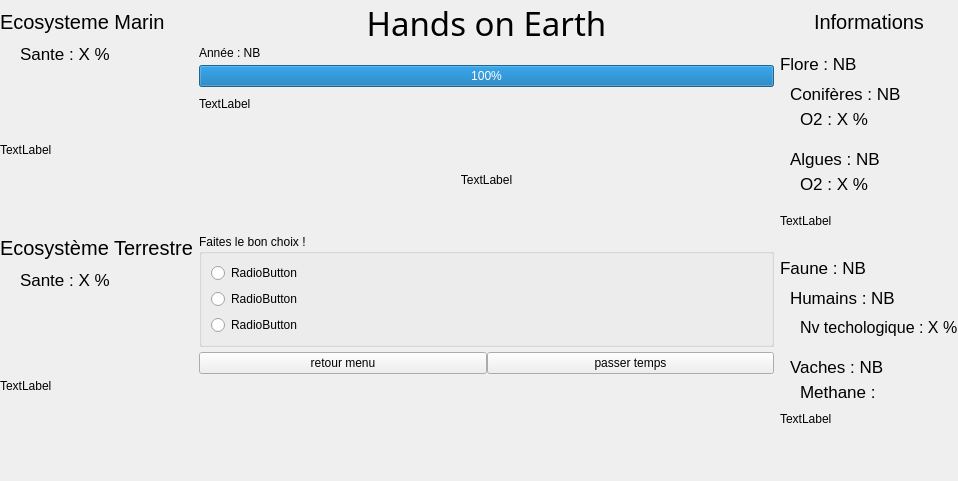
<?xml version="1.0" encoding="UTF-8"?>
<ui version="4.0">
 <class>fenetre2</class>
 <widget class="QMainWindow" name="fenetre2">
  <property name="geometry">
   <rect>
    <x>0</x>
    <y>0</y>
    <width>958</width>
    <height>481</height>
   </rect>
  </property>
  <property name="windowTitle">
   <string>MainWindow</string>
  </property>
  <widget class="QWidget" name="centralwidget">
   <property name="sizePolicy">
    <sizepolicy hsizetype="Expanding" vsizetype="Ignored">
     <horstretch>0</horstretch>
     <verstretch>0</verstretch>
    </sizepolicy>
   </property>
   <layout class="QGridLayout" name="gridLayout">
    <property name="sizeConstraint">
     <enum>QLayout::SetNoConstraint</enum>
    </property>
    <property name="leftMargin">
     <number>0</number>
    </property>
    <property name="topMargin">
     <number>0</number>
    </property>
    <property name="rightMargin">
     <number>0</number>
    </property>
    <property name="horizontalSpacing">
     <number>6</number>
    </property>
    <property name="verticalSpacing">
     <number>0</number>
    </property>
    <item row="0" column="0">
     <layout class="QVBoxLayout" name="verticalLayout_4">
      <item>
       <spacer name="verticalSpacer_22">
        <property name="orientation">
         <enum>Qt::Vertical</enum>
        </property>
        <property name="sizeType">
         <enum>QSizePolicy::Fixed</enum>
        </property>
        <property name="sizeHint" stdset="0">
         <size>
          <width>20</width>
          <height>10</height>
         </size>
        </property>
       </spacer>
      </item>
      <item>
       <widget class="QLabel" name="P1_Eco_Marin">
        <property name="sizePolicy">
         <sizepolicy hsizetype="Minimum" vsizetype="Fixed">
          <horstretch>0</horstretch>
          <verstretch>0</verstretch>
         </sizepolicy>
        </property>
        <property name="font">
         <font>
          <pointsize>15</pointsize>
         </font>
        </property>
        <property name="text">
         <string>Ecosysteme Marin</string>
        </property>
       </widget>
      </item>
      <item>
       <spacer name="verticalSpacer_23">
        <property name="orientation">
         <enum>Qt::Vertical</enum>
        </property>
        <property name="sizeType">
         <enum>QSizePolicy::Fixed</enum>
        </property>
        <property name="sizeHint" stdset="0">
         <size>
          <width>20</width>
          <height>10</height>
         </size>
        </property>
       </spacer>
      </item>
      <item>
       <widget class="QLabel" name="P1_Eco_Marin_Sante">
        <property name="sizePolicy">
         <sizepolicy hsizetype="Minimum" vsizetype="Fixed">
          <horstretch>0</horstretch>
          <verstretch>0</verstretch>
         </sizepolicy>
        </property>
        <property name="font">
         <font>
          <pointsize>13</pointsize>
         </font>
        </property>
        <property name="text">
         <string>Sante : X %</string>
        </property>
        <property name="alignment">
         <set>Qt::AlignLeading|Qt::AlignLeft|Qt::AlignVCenter</set>
        </property>
        <property name="margin">
         <number>0</number>
        </property>
        <property name="indent">
         <number>20</number>
        </property>
       </widget>
      </item>
      <item>
       <widget class="QLabel" name="P1_Image_Dory">
        <property name="sizePolicy">
         <sizepolicy hsizetype="Ignored" vsizetype="MinimumExpanding">
          <horstretch>0</horstretch>
          <verstretch>0</verstretch>
         </sizepolicy>
        </property>
        <property name="text">
         <string>TextLabel</string>
        </property>
       </widget>
      </item>
      <item>
       <widget class="QLabel" name="P1_Eco_Terre">
        <property name="sizePolicy">
         <sizepolicy hsizetype="Minimum" vsizetype="Fixed">
          <horstretch>0</horstretch>
          <verstretch>0</verstretch>
         </sizepolicy>
        </property>
        <property name="font">
         <font>
          <pointsize>15</pointsize>
         </font>
        </property>
        <property name="text">
         <string>Ecosystème Terrestre</string>
        </property>
       </widget>
      </item>
      <item>
       <spacer name="verticalSpacer_24">
        <property name="orientation">
         <enum>Qt::Vertical</enum>
        </property>
        <property name="sizeType">
         <enum>QSizePolicy::Fixed</enum>
        </property>
        <property name="sizeHint" stdset="0">
         <size>
          <width>20</width>
          <height>10</height>
         </size>
        </property>
       </spacer>
      </item>
      <item>
       <widget class="QLabel" name="P1_Eco_Terre_Sante">
        <property name="sizePolicy">
         <sizepolicy hsizetype="Minimum" vsizetype="Fixed">
          <horstretch>0</horstretch>
          <verstretch>0</verstretch>
         </sizepolicy>
        </property>
        <property name="font">
         <font>
          <pointsize>13</pointsize>
         </font>
        </property>
        <property name="text">
         <string>Sante : X %</string>
        </property>
        <property name="alignment">
         <set>Qt::AlignLeading|Qt::AlignLeft|Qt::AlignVCenter</set>
        </property>
        <property name="indent">
         <number>20</number>
        </property>
       </widget>
      </item>
      <item>
       <spacer name="verticalSpacer_25">
        <property name="orientation">
         <enum>Qt::Vertical</enum>
        </property>
        <property name="sizeType">
         <enum>QSizePolicy::Fixed</enum>
        </property>
        <property name="sizeHint" stdset="0">
         <size>
          <width>20</width>
          <height>10</height>
         </size>
        </property>
       </spacer>
      </item>
      <item>
       <widget class="QLabel" name="P1_Eco_Terre_Image">
        <property name="sizePolicy">
         <sizepolicy hsizetype="Ignored" vsizetype="MinimumExpanding">
          <horstretch>0</horstretch>
          <verstretch>0</verstretch>
         </sizepolicy>
        </property>
        <property name="text">
         <string>TextLabel</string>
        </property>
       </widget>
      </item>
      <item>
       <spacer name="horizontalSpacer_2">
        <property name="orientation">
         <enum>Qt::Horizontal</enum>
        </property>
        <property name="sizeType">
         <enum>QSizePolicy::Fixed</enum>
        </property>
        <property name="sizeHint" stdset="0">
         <size>
          <width>150</width>
          <height>0</height>
         </size>
        </property>
       </spacer>
      </item>
     </layout>
    </item>
    <item row="0" column="1">
     <layout class="QVBoxLayout" name="verticalLayout_2">
      <item>
       <widget class="QLabel" name="P2_Terre">
        <property name="sizePolicy">
         <sizepolicy hsizetype="Preferred" vsizetype="Fixed">
          <horstretch>0</horstretch>
          <verstretch>0</verstretch>
         </sizepolicy>
        </property>
        <property name="font">
         <font>
          <family>Sahadeva</family>
          <pointsize>25</pointsize>
         </font>
        </property>
        <property name="text">
         <string>Hands on Earth</string>
        </property>
        <property name="alignment">
         <set>Qt::AlignCenter</set>
        </property>
       </widget>
      </item>
      <item>
       <widget class="QLabel" name="P2_Temps">
        <property name="sizePolicy">
         <sizepolicy hsizetype="Fixed" vsizetype="Fixed">
          <horstretch>0</horstretch>
          <verstretch>0</verstretch>
         </sizepolicy>
        </property>
        <property name="text">
         <string>&lt;html&gt;&lt;head/&gt;&lt;body&gt;&lt;p&gt;Année : NB&lt;/p&gt;&lt;/body&gt;&lt;/html&gt;</string>
        </property>
       </widget>
      </item>
      <item>
       <spacer name="verticalSpacer_14">
        <property name="orientation">
         <enum>Qt::Vertical</enum>
        </property>
        <property name="sizeType">
         <enum>QSizePolicy::Fixed</enum>
        </property>
        <property name="sizeHint" stdset="0">
         <size>
          <width>20</width>
          <height>5</height>
         </size>
        </property>
       </spacer>
      </item>
      <item>
       <widget class="QProgressBar" name="progressBar">
        <property name="value">
         <number>100</number>
        </property>
       </widget>
      </item>
      <item>
       <spacer name="verticalSpacer_16">
        <property name="orientation">
         <enum>Qt::Vertical</enum>
        </property>
        <property name="sizeType">
         <enum>QSizePolicy::Fixed</enum>
        </property>
        <property name="sizeHint" stdset="0">
         <size>
          <width>0</width>
          <height>10</height>
         </size>
        </property>
       </spacer>
      </item>
      <item>
       <widget class="QLabel" name="P2_Texte_Evev">
        <property name="sizePolicy">
         <sizepolicy hsizetype="Ignored" vsizetype="Fixed">
          <horstretch>0</horstretch>
          <verstretch>0</verstretch>
         </sizepolicy>
        </property>
        <property name="text">
         <string>TextLabel</string>
        </property>
        <property name="scaledContents">
         <bool>true</bool>
        </property>
        <property name="alignment">
         <set>Qt::AlignLeading|Qt::AlignLeft|Qt::AlignTop</set>
        </property>
        <property name="wordWrap">
         <bool>true</bool>
        </property>
       </widget>
      </item>
      <item>
       <spacer name="verticalSpacer_27">
        <property name="orientation">
         <enum>Qt::Vertical</enum>
        </property>
        <property name="sizeType">
         <enum>QSizePolicy::Fixed</enum>
        </property>
        <property name="sizeHint" stdset="0">
         <size>
          <width>0</width>
          <height>20</height>
         </size>
        </property>
       </spacer>
      </item>
      <item>
       <widget class="QLabel" name="P2_Image">
        <property name="sizePolicy">
         <sizepolicy hsizetype="MinimumExpanding" vsizetype="MinimumExpanding">
          <horstretch>0</horstretch>
          <verstretch>0</verstretch>
         </sizepolicy>
        </property>
        <property name="text">
         <string>TextLabel</string>
        </property>
        <property name="alignment">
         <set>Qt::AlignCenter</set>
        </property>
       </widget>
      </item>
      <item>
       <spacer name="verticalSpacer_28">
        <property name="orientation">
         <enum>Qt::Vertical</enum>
        </property>
        <property name="sizeType">
         <enum>QSizePolicy::Fixed</enum>
        </property>
        <property name="sizeHint" stdset="0">
         <size>
          <width>0</width>
          <height>5</height>
         </size>
        </property>
       </spacer>
      </item>
      <item>
       <widget class="QGroupBox" name="P2_GroupBox">
        <property name="title">
         <string>Faites le bon choix !</string>
        </property>
        <layout class="QVBoxLayout" name="verticalLayout_3">
         <item>
          <widget class="QRadioButton" name="P2_button_choix1">
           <property name="text">
            <string>RadioButton</string>
           </property>
          </widget>
         </item>
         <item>
          <widget class="QRadioButton" name="P2_button_choix2">
           <property name="text">
            <string>RadioButton</string>
           </property>
          </widget>
         </item>
         <item>
          <widget class="QRadioButton" name="P2_button_choix3">
           <property name="text">
            <string>RadioButton</string>
           </property>
          </widget>
         </item>
        </layout>
       </widget>
      </item>
      <item>
       <spacer name="verticalSpacer_17">
        <property name="orientation">
         <enum>Qt::Vertical</enum>
        </property>
        <property name="sizeType">
         <enum>QSizePolicy::Fixed</enum>
        </property>
        <property name="sizeHint" stdset="0">
         <size>
          <width>0</width>
          <height>5</height>
         </size>
        </property>
       </spacer>
      </item>
      <item>
       <layout class="QHBoxLayout" name="horizontalLayout">
        <item>
         <widget class="QPushButton" name="bouton_fenetre2">
          <property name="text">
           <string>retour menu</string>
          </property>
         </widget>
        </item>
        <item>
         <widget class="QPushButton" name="bouton_action">
          <property name="text">
           <string>passer temps</string>
          </property>
         </widget>
        </item>
       </layout>
      </item>
      <item>
       <spacer name="verticalSpacer_21">
        <property name="orientation">
         <enum>Qt::Vertical</enum>
        </property>
        <property name="sizeType">
         <enum>QSizePolicy::MinimumExpanding</enum>
        </property>
        <property name="sizeHint" stdset="0">
         <size>
          <width>20</width>
          <height>30</height>
         </size>
        </property>
       </spacer>
      </item>
     </layout>
    </item>
    <item row="0" column="2">
     <layout class="QVBoxLayout" name="verticalLayout">
      <property name="spacing">
       <number>0</number>
      </property>
      <property name="sizeConstraint">
       <enum>QLayout::SetNoConstraint</enum>
      </property>
      <item>
       <spacer name="verticalSpacer_2">
        <property name="orientation">
         <enum>Qt::Vertical</enum>
        </property>
        <property name="sizeType">
         <enum>QSizePolicy::Fixed</enum>
        </property>
        <property name="sizeHint" stdset="0">
         <size>
          <width>20</width>
          <height>10</height>
         </size>
        </property>
       </spacer>
      </item>
      <item>
       <widget class="QLabel" name="P3_Titre">
        <property name="sizePolicy">
         <sizepolicy hsizetype="Preferred" vsizetype="Fixed">
          <horstretch>0</horstretch>
          <verstretch>0</verstretch>
         </sizepolicy>
        </property>
        <property name="font">
         <font>
          <pointsize>15</pointsize>
         </font>
        </property>
        <property name="text">
         <string>Informations</string>
        </property>
        <property name="alignment">
         <set>Qt::AlignCenter</set>
        </property>
       </widget>
      </item>
      <item>
       <spacer name="verticalSpacer">
        <property name="orientation">
         <enum>Qt::Vertical</enum>
        </property>
        <property name="sizeType">
         <enum>QSizePolicy::Fixed</enum>
        </property>
        <property name="sizeHint" stdset="0">
         <size>
          <width>20</width>
          <height>20</height>
         </size>
        </property>
       </spacer>
      </item>
      <item>
       <widget class="QLabel" name="P3_Flore">
        <property name="sizePolicy">
         <sizepolicy hsizetype="Preferred" vsizetype="Fixed">
          <horstretch>0</horstretch>
          <verstretch>0</verstretch>
         </sizepolicy>
        </property>
        <property name="font">
         <font>
          <pointsize>13</pointsize>
         </font>
        </property>
        <property name="text">
         <string>Flore : NB</string>
        </property>
       </widget>
      </item>
      <item>
       <spacer name="verticalSpacer_10">
        <property name="orientation">
         <enum>Qt::Vertical</enum>
        </property>
        <property name="sizeType">
         <enum>QSizePolicy::Fixed</enum>
        </property>
        <property name="sizeHint" stdset="0">
         <size>
          <width>20</width>
          <height>5</height>
         </size>
        </property>
       </spacer>
      </item>
      <item>
       <spacer name="verticalSpacer_11">
        <property name="orientation">
         <enum>Qt::Vertical</enum>
        </property>
        <property name="sizeType">
         <enum>QSizePolicy::Fixed</enum>
        </property>
        <property name="sizeHint" stdset="0">
         <size>
          <width>20</width>
          <height>5</height>
         </size>
        </property>
       </spacer>
      </item>
      <item>
       <widget class="QLabel" name="P3_Conifere">
        <property name="sizePolicy">
         <sizepolicy hsizetype="Fixed" vsizetype="Fixed">
          <horstretch>0</horstretch>
          <verstretch>0</verstretch>
         </sizepolicy>
        </property>
        <property name="font">
         <font>
          <pointsize>13</pointsize>
         </font>
        </property>
        <property name="text">
         <string>Conifères : NB</string>
        </property>
        <property name="indent">
         <number>10</number>
        </property>
       </widget>
      </item>
      <item>
       <spacer name="verticalSpacer_5">
        <property name="orientation">
         <enum>Qt::Vertical</enum>
        </property>
        <property name="sizeType">
         <enum>QSizePolicy::Fixed</enum>
        </property>
        <property name="sizeHint" stdset="0">
         <size>
          <width>20</width>
          <height>5</height>
         </size>
        </property>
       </spacer>
      </item>
      <item>
       <widget class="QLabel" name="P3_Conifere_O2">
        <property name="sizePolicy">
         <sizepolicy hsizetype="Fixed" vsizetype="Fixed">
          <horstretch>0</horstretch>
          <verstretch>0</verstretch>
         </sizepolicy>
        </property>
        <property name="font">
         <font>
          <pointsize>13</pointsize>
         </font>
        </property>
        <property name="text">
         <string>O2 : X %</string>
        </property>
        <property name="alignment">
         <set>Qt::AlignLeading|Qt::AlignLeft|Qt::AlignVCenter</set>
        </property>
        <property name="indent">
         <number>20</number>
        </property>
       </widget>
      </item>
      <item>
       <spacer name="verticalSpacer_3">
        <property name="orientation">
         <enum>Qt::Vertical</enum>
        </property>
        <property name="sizeType">
         <enum>QSizePolicy::Fixed</enum>
        </property>
        <property name="sizeHint" stdset="0">
         <size>
          <width>20</width>
          <height>20</height>
         </size>
        </property>
       </spacer>
      </item>
      <item>
       <widget class="QLabel" name="P3_Algue">
        <property name="sizePolicy">
         <sizepolicy hsizetype="Fixed" vsizetype="Fixed">
          <horstretch>0</horstretch>
          <verstretch>0</verstretch>
         </sizepolicy>
        </property>
        <property name="font">
         <font>
          <pointsize>13</pointsize>
         </font>
        </property>
        <property name="text">
         <string>Algues : NB</string>
        </property>
        <property name="indent">
         <number>10</number>
        </property>
       </widget>
      </item>
      <item>
       <spacer name="verticalSpacer_6">
        <property name="orientation">
         <enum>Qt::Vertical</enum>
        </property>
        <property name="sizeType">
         <enum>QSizePolicy::Fixed</enum>
        </property>
        <property name="sizeHint" stdset="0">
         <size>
          <width>20</width>
          <height>5</height>
         </size>
        </property>
       </spacer>
      </item>
      <item>
       <widget class="QLabel" name="P3_Algue_O2">
        <property name="sizePolicy">
         <sizepolicy hsizetype="Fixed" vsizetype="Fixed">
          <horstretch>0</horstretch>
          <verstretch>0</verstretch>
         </sizepolicy>
        </property>
        <property name="font">
         <font>
          <pointsize>13</pointsize>
         </font>
        </property>
        <property name="text">
         <string>O2 : X %</string>
        </property>
        <property name="alignment">
         <set>Qt::AlignLeading|Qt::AlignLeft|Qt::AlignVCenter</set>
        </property>
        <property name="indent">
         <number>20</number>
        </property>
       </widget>
      </item>
      <item>
       <spacer name="verticalSpacer_26">
        <property name="orientation">
         <enum>Qt::Vertical</enum>
        </property>
        <property name="sizeType">
         <enum>QSizePolicy::Fixed</enum>
        </property>
        <property name="sizeHint" stdset="0">
         <size>
          <width>20</width>
          <height>20</height>
         </size>
        </property>
       </spacer>
      </item>
      <item>
       <widget class="QLabel" name="P3_Image_Foret">
        <property name="text">
         <string>TextLabel</string>
        </property>
       </widget>
      </item>
      <item>
       <spacer name="verticalSpacer_4">
        <property name="orientation">
         <enum>Qt::Vertical</enum>
        </property>
        <property name="sizeType">
         <enum>QSizePolicy::Fixed</enum>
        </property>
        <property name="sizeHint" stdset="0">
         <size>
          <width>20</width>
          <height>30</height>
         </size>
        </property>
       </spacer>
      </item>
      <item>
       <widget class="QLabel" name="P3_Faune">
        <property name="sizePolicy">
         <sizepolicy hsizetype="Fixed" vsizetype="Fixed">
          <horstretch>0</horstretch>
          <verstretch>0</verstretch>
         </sizepolicy>
        </property>
        <property name="font">
         <font>
          <pointsize>13</pointsize>
         </font>
        </property>
        <property name="text">
         <string>Faune : NB</string>
        </property>
       </widget>
      </item>
      <item>
       <spacer name="verticalSpacer_12">
        <property name="orientation">
         <enum>Qt::Vertical</enum>
        </property>
        <property name="sizeType">
         <enum>QSizePolicy::Fixed</enum>
        </property>
        <property name="sizeHint" stdset="0">
         <size>
          <width>20</width>
          <height>5</height>
         </size>
        </property>
       </spacer>
      </item>
      <item>
       <spacer name="verticalSpacer_13">
        <property name="orientation">
         <enum>Qt::Vertical</enum>
        </property>
        <property name="sizeType">
         <enum>QSizePolicy::Fixed</enum>
        </property>
        <property name="sizeHint" stdset="0">
         <size>
          <width>20</width>
          <height>5</height>
         </size>
        </property>
       </spacer>
      </item>
      <item>
       <widget class="QLabel" name="P3_Humain">
        <property name="sizePolicy">
         <sizepolicy hsizetype="Fixed" vsizetype="Fixed">
          <horstretch>0</horstretch>
          <verstretch>0</verstretch>
         </sizepolicy>
        </property>
        <property name="font">
         <font>
          <pointsize>13</pointsize>
         </font>
        </property>
        <property name="text">
         <string>Humains : NB</string>
        </property>
        <property name="indent">
         <number>10</number>
        </property>
       </widget>
      </item>
      <item>
       <spacer name="verticalSpacer_7">
        <property name="orientation">
         <enum>Qt::Vertical</enum>
        </property>
        <property name="sizeType">
         <enum>QSizePolicy::Fixed</enum>
        </property>
        <property name="sizeHint" stdset="0">
         <size>
          <width>20</width>
          <height>5</height>
         </size>
        </property>
       </spacer>
      </item>
      <item>
       <spacer name="verticalSpacer_18">
        <property name="orientation">
         <enum>Qt::Vertical</enum>
        </property>
        <property name="sizeType">
         <enum>QSizePolicy::Fixed</enum>
        </property>
        <property name="sizeHint" stdset="0">
         <size>
          <width>20</width>
          <height>5</height>
         </size>
        </property>
       </spacer>
      </item>
      <item>
       <widget class="QLabel" name="P3_Humain_nv_tech">
        <property name="sizePolicy">
         <sizepolicy hsizetype="Fixed" vsizetype="Fixed">
          <horstretch>0</horstretch>
          <verstretch>0</verstretch>
         </sizepolicy>
        </property>
        <property name="font">
         <font>
          <pointsize>12</pointsize>
         </font>
        </property>
        <property name="text">
         <string>Nv techologique : X %</string>
        </property>
        <property name="alignment">
         <set>Qt::AlignLeading|Qt::AlignLeft|Qt::AlignVCenter</set>
        </property>
        <property name="indent">
         <number>20</number>
        </property>
       </widget>
      </item>
      <item>
       <spacer name="verticalSpacer_9">
        <property name="orientation">
         <enum>Qt::Vertical</enum>
        </property>
        <property name="sizeType">
         <enum>QSizePolicy::Fixed</enum>
        </property>
        <property name="sizeHint" stdset="0">
         <size>
          <width>20</width>
          <height>20</height>
         </size>
        </property>
       </spacer>
      </item>
      <item>
       <widget class="QLabel" name="P3_Vache">
        <property name="sizePolicy">
         <sizepolicy hsizetype="Fixed" vsizetype="Fixed">
          <horstretch>0</horstretch>
          <verstretch>0</verstretch>
         </sizepolicy>
        </property>
        <property name="font">
         <font>
          <pointsize>13</pointsize>
         </font>
        </property>
        <property name="text">
         <string>Vaches : NB</string>
        </property>
        <property name="indent">
         <number>10</number>
        </property>
       </widget>
      </item>
      <item>
       <spacer name="verticalSpacer_8">
        <property name="orientation">
         <enum>Qt::Vertical</enum>
        </property>
        <property name="sizeType">
         <enum>QSizePolicy::Fixed</enum>
        </property>
        <property name="sizeHint" stdset="0">
         <size>
          <width>20</width>
          <height>5</height>
         </size>
        </property>
       </spacer>
      </item>
      <item>
       <widget class="QLabel" name="P3_Vache_pollution">
        <property name="sizePolicy">
         <sizepolicy hsizetype="Fixed" vsizetype="Fixed">
          <horstretch>0</horstretch>
          <verstretch>0</verstretch>
         </sizepolicy>
        </property>
        <property name="font">
         <font>
          <pointsize>13</pointsize>
         </font>
        </property>
        <property name="text">
         <string>Methane :</string>
        </property>
        <property name="alignment">
         <set>Qt::AlignLeading|Qt::AlignLeft|Qt::AlignVCenter</set>
        </property>
        <property name="indent">
         <number>20</number>
        </property>
       </widget>
      </item>
      <item>
       <spacer name="verticalSpacer_20">
        <property name="orientation">
         <enum>Qt::Vertical</enum>
        </property>
        <property name="sizeType">
         <enum>QSizePolicy::Fixed</enum>
        </property>
        <property name="sizeHint" stdset="0">
         <size>
          <width>20</width>
          <height>10</height>
         </size>
        </property>
       </spacer>
      </item>
      <item>
       <widget class="QLabel" name="P3_Image_Vache">
        <property name="text">
         <string>TextLabel</string>
        </property>
       </widget>
      </item>
      <item>
       <spacer name="verticalSpacer_15">
        <property name="orientation">
         <enum>Qt::Vertical</enum>
        </property>
        <property name="sizeType">
         <enum>QSizePolicy::MinimumExpanding</enum>
        </property>
        <property name="sizeHint" stdset="0">
         <size>
          <width>20</width>
          <height>30</height>
         </size>
        </property>
       </spacer>
      </item>
      <item>
       <spacer name="horizontalSpacer">
        <property name="orientation">
         <enum>Qt::Horizontal</enum>
        </property>
        <property name="sizeType">
         <enum>QSizePolicy::Fixed</enum>
        </property>
        <property name="sizeHint" stdset="0">
         <size>
          <width>150</width>
          <height>0</height>
         </size>
        </property>
       </spacer>
      </item>
     </layout>
    </item>
   </layout>
  </widget>
 </widget>
 <resources/>
 <connections>
  <connection>
   <sender>bouton_fenetre2</sender>
   <signal>clicked()</signal>
   <receiver>fenetre2</receiver>
   <slot>close()</slot>
   <hints>
    <hint type="sourcelabel">
     <x>665</x>
     <y>211</y>
    </hint>
    <hint type="destinationlabel">
     <x>407</x>
     <y>275</y>
    </hint>
   </hints>
  </connection>
 </connections>
</ui>
